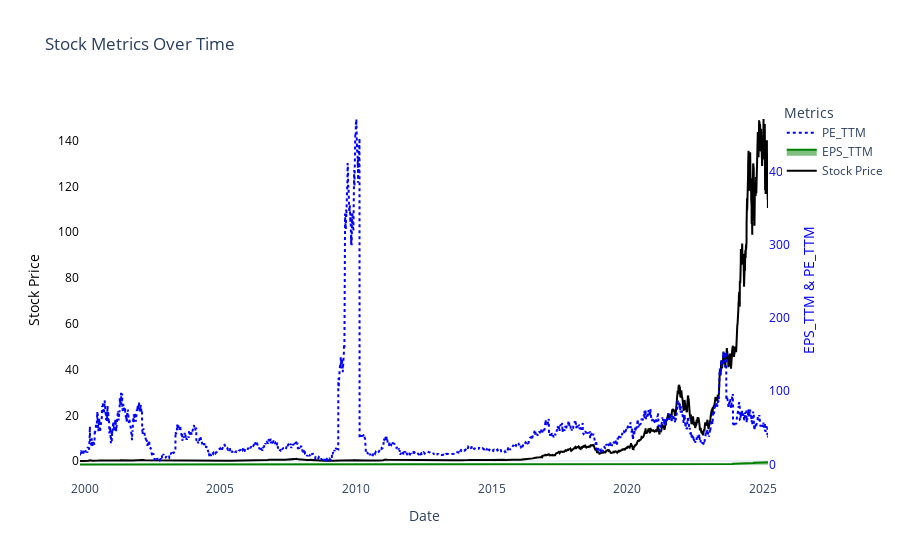

The cell this chart's notebook holds for it:
### Code cell
import plotly.graph_objects as go


# Create the figure
fig = go.Figure()

# Add stock_price on primary y-axis (left)
fig.add_trace(go.Scatter(
    x=stock_consolidate_df.index,
    y=stock_consolidate_df["stock_price"],
    mode='lines',
    line=dict(color='black'),
    name='Stock Price',
    yaxis="y1"
))

# Add EPS_TTM on secondary y-axis (right)
fig.add_trace(go.Scatter(
    x=stock_consolidate_df.index,
    y=stock_consolidate_df["EPS_TTM"],
    mode='lines',
    fill='tonexty',  # Shadow effect
    line=dict(color='green'),
    name='EPS_TTM',
    yaxis="y2"
))

# Add PE_TTM on secondary y-axis (right)
fig.add_trace(go.Scatter(
    x=stock_consolidate_df.index,
    y=stock_consolidate_df["PE_TTM"],
    mode='lines',
    line=dict(color='blue', dash='dot'),
    name='PE_TTM',
    yaxis="y2"
))

# Update layout to remove grid and configure dual y-axes
fig.update_layout(
    title="Stock Metrics Over Time",
    xaxis=dict(title="Date", showgrid=False),
    yaxis=dict(
        title="Stock Price",
        showgrid=False,
        titlefont=dict(color="black"),
        tickfont=dict(color="black")
    ),
    yaxis2=dict(
        title="EPS_TTM & PE_TTM",
        overlaying="y",  # Overlay with y1
        side="right",
        showgrid=False,
        titlefont=dict(color="blue"),
        tickfont=dict(color="blue")
    ),
    legend_title="Metrics",
    template="plotly_white",
    plot_bgcolor='white'  # Background color
)

# Show the plot
fig.show()

### Figure 1 — Plotly figure (JSON) as saved in the notebook; plotly's stock layout.template omitted (floating-point values rounded to 4 significant figures; data arrays with more than 128 entries replaced by an {"elided": "..."} marker saying what was removed)
{"data": [{"line": {"color": "black"}, "mode": "lines", "name": "Stock Price", "type": "scatter", "x": {"elided": "6376 str values"}, "y": {"elided": "6376 float values"}, "yaxis": "y"}, {"fill": "tonexty", "line": {"color": "green"}, "mode": "lines", "name": "EPS_TTM", "type": "scatter", "x": {"elided": "6376 str values"}, "y": {"elided": "6376 float values"}, "yaxis": "y2"}, {"line": {"color": "blue", "dash": "dot"}, "mode": "lines", "name": "PE_TTM", "type": "scatter", "x": {"elided": "6376 str values"}, "y": {"elided": "6376 float values"}, "yaxis": "y2"}], "layout": {"legend": {"title": {"text": "Metrics"}}, "plot_bgcolor": "white", "title": {"text": "Stock Metrics Over Time"}, "xaxis": {"showgrid": false, "title": {"text": "Date"}}, "yaxis": {"showgrid": false, "tickfont": {"color": "black"}, "title": {"font": {"color": "black"}, "text": "Stock Price"}}, "yaxis2": {"overlaying": "y", "showgrid": false, "side": "right", "tickfont": {"color": "blue"}, "title": {"font": {"color": "blue"}, "text": "EPS_TTM & PE_TTM"}}}}
